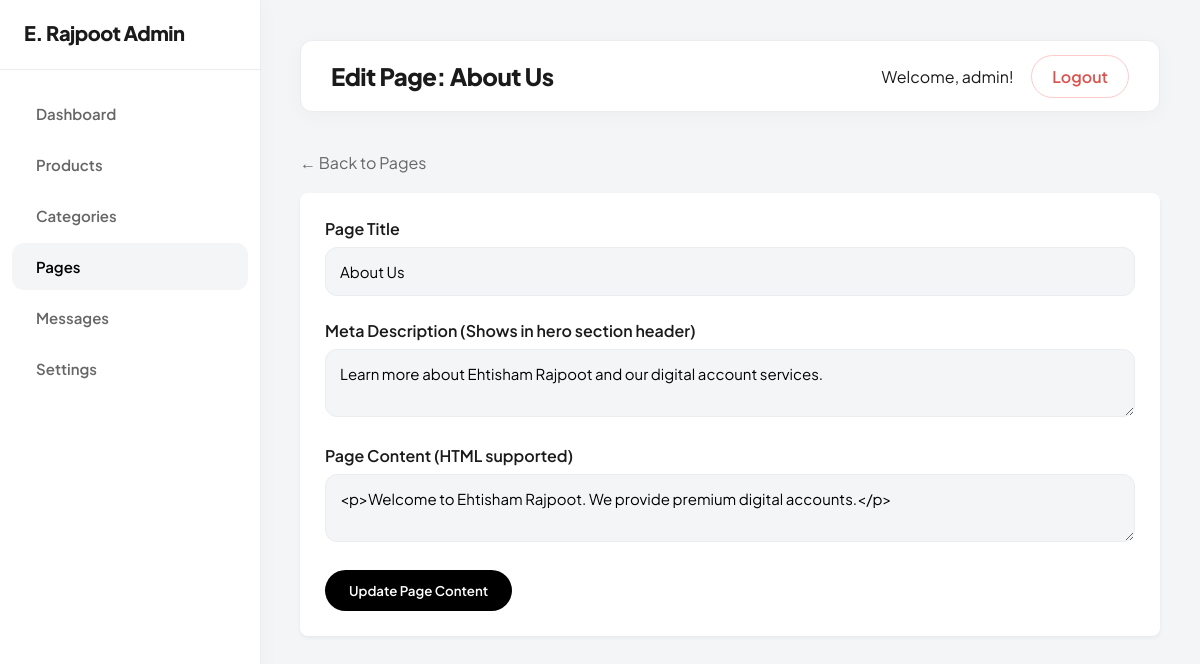
Screenshot of /secure-panel/page_edit.php?id=1 (signed in) with the database file from the repository.
### tables this page shows
CREATE TABLE `pages` (
  `id` int(11) NOT NULL AUTO_INCREMENT,
  `slug` varchar(100) NOT NULL,
  `title` varchar(255) NOT NULL,
  `content` longtext,
  `meta_title` varchar(255) DEFAULT NULL,
  `meta_desc` text,
  PRIMARY KEY (`id`),
  UNIQUE KEY `slug` (`slug`)
);

### secure-panel/page_edit.php (the view, shortened to what this page needs)
<?php
require_once __DIR__ . '/../includes/db.php';
$id = isset($_GET['id']) ? (int)$_GET['id'] : 0;
$stmt = $pdo->prepare('SELECT * FROM pages WHERE id = ?');
$stmt->execute([$id]);
$page = $stmt->fetch();
$admin_title = 'Edit Page: ' . htmlspecialchars($page['title']);
include __DIR__ . '/includes/admin_header.php';
?>
<div style="margin-bottom: 20px;">
    <a href="pages.php" style="color: #666; text-decoration: none;">&larr; Back to Pages</a>
</div>
<div style="background: #fff; padding: 25px; border-radius: 8px; box-shadow: 0 2px 4px rgba(0,0,0,0.05);">
    <form method="POST">
        <div class="form-group">
            <label>Page Title</label>
            <input type="text" name="title" required value="<?php echo htmlspecialchars($page['title']); ?>">
        </div>
        <div class="form-group">
            <label>Meta Description (Shows in hero section header)</label>
            <textarea name="meta_desc" rows="2" required><?php echo htmlspecialchars($page['meta_desc']); ?></textarea>
        </div>
        <div class="form-group">
            <label>Page Content (HTML supported)</label>
            <textarea id="editor" name="content"><?php echo htmlspecialchars($page['content']); ?></textarea>
        </div>
        <button type="submit" class="btn">Update Page Content</button>
    </form>
</div>
<?php include __DIR__ . '/includes/admin_footer.php'; ?>

### secure-panel/includes/admin_header.php (shortened to what this page needs)
<?php
$current_page = basename($_SERVER['PHP_SELF']);
?>
<!DOCTYPE html>
<html lang="en">
<head>
</head>
<body>
<div class="sidebar">
    <h2>E. Rajpoot Admin</h2>
    <a href="index.php" <?php if($current_page == 'index.php') echo 'class="active"'; ?>>Dashboard</a>
    <a href="products.php" <?php if($current_page == 'products.php' || $current_page == 'product_edit.php') echo 'class="active"'; ?>>Products</a>
    <a href="categories.php" <?php if($current_page == 'categories.php') echo 'class="active"'; ?>>Categories</a>
    <a href="pages.php" <?php if($current_page == 'pages.php' || $current_page == 'page_edit.php') echo 'class="active"'; ?>>Pages</a>
    <a href="messages.php" <?php if($current_page == 'messages.php') echo 'class="active"'; ?>>Messages</a>
    <a href="settings.php" <?php if($current_page == 'settings.php') echo 'class="active"'; ?>>Settings</a>
</div>
<div class="content">
    <div class="header">
        <h1><?php echo isset($admin_title) ? $admin_title : 'Admin Panel'; ?></h1>
        <div>
            <span>Welcome, <?php echo htmlspecialchars($_SESSION['admin_username'] ?? 'Admin'); ?>!</span>
            <a href="logout.php" class="logout-btn" style="margin-left: 15px;">Logout</a>
        </div>
    </div>

### secure-panel/includes/admin_header.php (style rules this page uses)
:root { --primary: #000000; --bg-main: #f4f5f7; --sidebar-bg: #ffffff; --text-main: #1a1a1a; --text-muted: #666666; --border: #eaecf0; --radius-lg: 24px; --radius-md: 12px; --transition: all 0.3s ease; }
body { font-family: 'Plus Jakarta Sans', sans-serif; background-color: var(--bg-main); margin: 0; color: var(--text-main); -webkit-font-smoothing: antialiased; }
.sidebar { width: 260px; background-color: var(--sidebar-bg); position: fixed; height: 100%; overflow: auto; border-right: 1px solid var(--border); padding: 20px 0; box-shadow: 4px 0 20px rgba(0,0,0,0.02); }
.sidebar h2 { padding: 0 24px 24px; margin: 0; border-bottom: 1px solid var(--border); font-size: 20px; font-weight: 800; letter-spacing: -0.5px; margin-bottom: 20px; }
.sidebar a { display: block; color: var(--text-muted); padding: 14px 24px; text-decoration: none; font-weight: 600; font-size: 15px; transition: var(--transition); margin: 4px 12px; border-radius: var(--radius-md); }
.sidebar a.active, .sidebar a:hover { background-color: var(--bg-main); color: var(--primary); }
.content { margin-left: 260px; padding: 40px; }
.header { display: flex; justify-content: space-between; align-items: center; background-color: #fff; padding: 20px 30px; box-shadow: 0 4px 20px rgba(0,0,0,0.03); margin-bottom: 40px; border-radius: var(--radius-md); border: 1px solid var(--border); }
.header h1 { margin: 0; font-size: 24px; font-weight: 800; letter-spacing: -0.5px; }
.logout-btn { background-color: #fff; color: #d9534f; padding: 10px 20px; text-decoration: none; border-radius: 100px; font-weight: 600; border: 1px solid #fecaca; transition: var(--transition); }
.btn { background-color: var(--primary); color: #fff; padding: 12px 24px; text-decoration: none; border: none; border-radius: 100px; cursor: pointer; font-weight: 600; font-family: inherit; transition: var(--transition); display: inline-block; }
.form-group { margin-bottom: 24px; }
.form-group label { display: block; margin-bottom: 8px; font-weight: 600; color: var(--text-main); }
.form-group input, .form-group textarea, .form-group select { width: 100%; padding: 14px; border: 1px solid var(--border); border-radius: var(--radius-md); box-sizing: border-box; font-family: inherit; font-size: 15px; background: var(--bg-main); transition: var(--transition); }

### rows the page displays
pages: title "Edit Page: About Us", title "About Us", meta_desc "Learn more about Ehtisham Rajpoot and our digital account services.", content "<p>Welcome to Ehtisham Rajpoot. We provide premium digital accounts.</p>"

### other values shown
$_SESSION['admin_username'] "admin"
